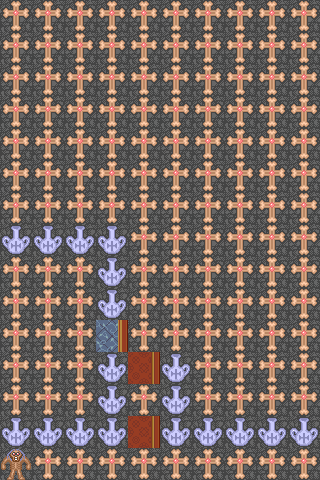

Tiled map render using the project's own tile images. Description and the whole map definition, tile-layer contents included, below:
An orthogonal 10x15 tile map with 32x32 px tiles, 2 tile layers (terrian, cha) and 2 objects (up_born).

<map version="1.0" tiledversion="2018.06.01" orientation="orthogonal" renderorder="right-down" width="10" height="15" tilewidth="32" tileheight="32" infinite="0" nextlayerid="4" nextobjectid="4">
 <tileset firstgid="1" source="Tile.tsx" />
 <layer id="1" name="terrian" width="10" height="15">
  <data encoding="csv">
69,69,69,69,69,69,69,69,69,69,
69,69,69,69,69,69,69,69,69,69,
69,69,69,69,69,69,69,69,69,69,
69,69,69,69,69,69,69,69,69,69,
69,69,69,69,69,69,69,69,69,69,
69,69,69,69,69,69,69,69,69,69,
69,69,69,69,69,69,69,69,69,69,
69,69,69,69,69,69,69,69,69,69,
69,69,69,69,69,69,69,69,69,69,
69,69,69,69,69,69,69,69,69,69,
69,69,69,69,69,69,69,69,69,69,
69,69,69,69,69,69,69,69,69,69,
69,69,69,69,69,69,69,69,69,69,
69,69,69,69,69,69,69,69,69,69,
69,69,69,69,69,69,69,69,69,69
</data>
 </layer>
 <layer id="2" name="cha" width="10" height="15">
  <data encoding="csv">
0,0,0,0,0,0,0,0,0,0,
0,0,0,0,0,0,0,0,0,0,
0,0,0,0,0,0,0,0,0,0,
0,0,0,0,0,0,0,0,0,0,
0,0,0,0,0,0,0,0,0,0,
0,0,0,0,0,0,0,0,0,0,
0,0,0,0,0,0,0,0,0,0,
68,68,68,68,0,0,0,0,0,0,
157,158,157,68,0,0,0,0,0,0,
0,0,0,68,0,0,0,0,0,0,
0,0,0,120,0,0,0,0,0,0,
0,0,0,68,116,68,0,0,0,0,
0,0,0,68,0,68,0,0,0,0,
68,68,68,68,116,68,68,68,68,68,
55,0,0,0,0,0,0,0,0,162
</data>
 </layer>
 <objectgroup id="3" name="info">
  <object id="1" type="up_born" x="47" y="458">
   <properties>
    <property name="t" value="up_born" />
   </properties>
   <point />
  </object>
  <object id="3" x="302" y="455">
   <point />
  </object>
 </objectgroup>
</map>